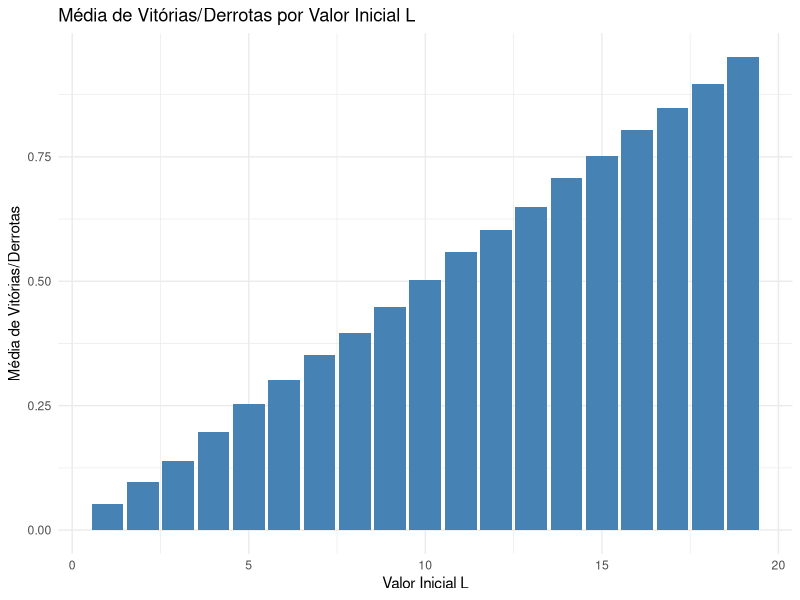
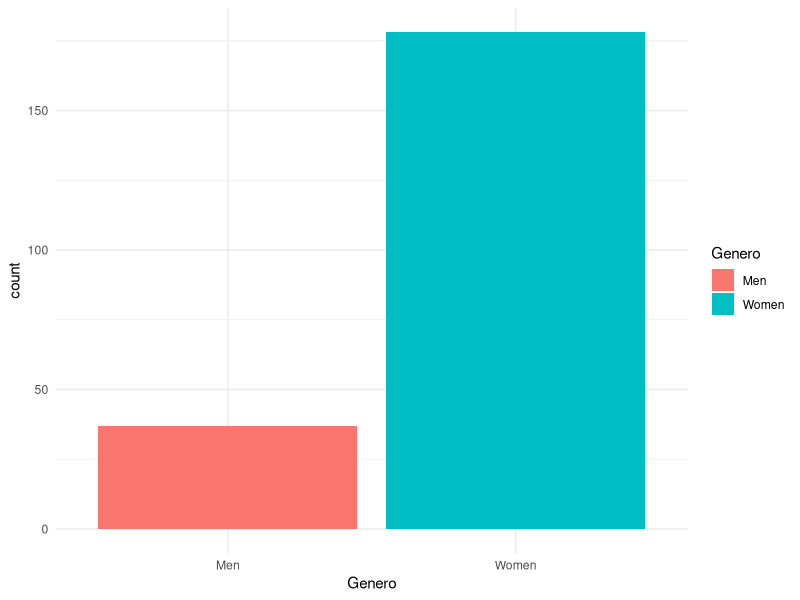

The R script that drew these images, in order:
#--------------------Exercicio1------------------------
#---------------------LetraA--------------------------

a <- (10:30)

#---------------------LetraB-------------------------

b <- (30:10)

#--------------------LetraC--------------------------

c <- c(a,b)


#-------------------Exercicio2-----------------------
#---------------------LetraA-------------------------

vet <- seq(2, 8, by = 2)
vet10 <- rep(vet,10)
vet10

#---------------------LetraB--------------------------

vet11 <- rep(vet, length.out = 41)
vet11

#-------------------Exercicio3------------------------
#---------------------LetraA--------------------------

soma1 <- 0

for (n in 20:30){
  soma1 <- soma1 + ((n**2) + (4*n))  
}
soma1

#---------------------LetraB--------------------------

soma2 <- 0

for (n in 10:20){
  soma2 <- soma2 + (((3**n) / n) + ((2**n) / (n**2)))
}
soma2

#-------------------Exercicio4------------------------

bolas <- sample(1:100, size = 40, replace = TRUE)
bolas

#---------------------LetraA--------------------------

bolasPar <- bolas[bolas %% 2 == 0]
length(bolasPar)

#---------------------LetraB--------------------------

bolasMaiorQue70 <- bolas[bolas > 70]
length(bolasMaiorQue70)

#---------------------LetraC--------------------------

posImpares <- which(bolas %% 2 != 0)
posImpares

#--------------------Exercicio5------------------------

simularArremessos <- function(){
  tentativas <- 0
  nroObservacoes4 <- 0
  
  while(nroObservacoes4 < 2){
    dado <- sample(1:6, 1)
    
    tentativas <- tentativas + 1
    
    if(dado == 4){
      nroObservacoes4 <- nroObservacoes4 + 1
    }
  }
  return(tentativas)
}
qtdade <- simularArremessos()

cat("Foram necessárias", qtdade, "vezes para observar 2 vezes o número 4.")

#--------------------Exercicio6------------------------

quantidades <- c()

for(i in 1:10000){
  quantidades <- c(quantidades,simularArremessos())
}

cat("A média de vezes necessárias para ter duas observações do número 4 é ", mean(quantidades))

#--------------------Exercicio7------------------------

fibonacci <- function(n){
  for(i in 1:n){
    print(fibonacci1(i))
  }
}

fibonacci1 <- function(n){
  if(n == 1 | n == 2){
    return(1);
  }
  else{
    return(fibonacci1(n-2) + fibonacci1(n-1))
  }
}

#--------------------Exercicio8------------------------

amgSecreto <- function() {
  
  participantes <- c("Michael","Dwight","Jim","Kevin","Creed")
  
  sucessos <- 0 
  
  
  for(i in 1:100000){
    
    falha <- 0
    
    embaralha <- sample(x = participantes, replace = FALSE, size = 5)
    sorteio <- sample(x = participantes, replace = FALSE, size = 5)
    
    for(k in 1:5) {
      if(embaralha[k] == sorteio[k]) {
        falha <- falha + 1
      }
    }
    
    if(falha == 0) {
      sucessos <- sucessos + 1
    }
  
  }
  
  cat("Numero de sucessos:",sucessos)
  cat("\nNumero de falhas:",i-sucessos)
  cat("\nProporção de acertos:",((sucessos/i)*100),"%\nProporção de erros:",100-((sucessos/i)*100),"%")
  
}
  
amgSecreto()

#--------------------Exercicio9------------------------  

jogoCraps <- function() {
  
  vitorias <- 0
  derrotas <- 0
  
  for(i in 1:100000) {
    
    dado1 <- sample(x = 1:6, replace = FALSE, size = 2)
    
    if(sum(dado1) == (7 || 11)) {
      vitorias <- vitorias + 1
    } 
    else if(sum(dado1) == (2 || 3 || 12)) {
      derrotas <- derrotas + 1
      vitorias <- vitorias + 0
      
    } else {
      
      while(1) {
        dado2 <- sample(x = 1:6, replace = FALSE, size = 2)
        if(sum(dado2) == 7) {
          derrotas <- derrotas + 1
          vitorias <- vitorias + 0
          break;
        }
        if(sum(dado2) == sum(dado1)) {
          vitorias <- vitorias + 1
          break;
        }
      }
    }
  }
  
  cat("Quantidade de vitórias:",vitorias,"\nProporção de vitórias:",vitorias/i,"\nPorcentagem:",(vitorias/i)*100,"%")
  
  cat("\nQuantidade de derrotas:",derrotas,"\nProporção de derrotas:",derrotas/i,"\nPorcentagem:",(derrotas/i)*100,"%")
  
}

jogoCraps()

#--------------------Exercicio10------------------------ 
#----------------------LetraA---------------------------

lukeSkywalker <- function(L){
  if(L >= 20){
    return(1)
  }
  if(L <= 0){
    return(0)
  }
  
  moeda <- sample(1:2 , 1)
  
  if(moeda == 1){
    return(lukeSkywalker(L-1))
  }
  else{
    return(lukeSkywalker(L+1))
  }
}

#----------------------LetraB---------------------------

StarWars <- function(L){
  vitoriasDerrotas <- c()
  for(i in 1:10000){
    vitoriasDerrotas <- c(vitoriasDerrotas,lukeSkywalker(L))
  }
  return(vitoriasDerrotas)
}

#----------------------LetraC---------------------------
library(ggplot2)

dados <- function(){
  temp <- c()
  for(L in 1:19){
    temp <- c(temp,mean(StarWars(L)))
  }
  return(temp)
}

grafico <- dados()
valoresL <- 1:19  


df <- data.frame(L = valoresL, Media = grafico)


ggplot(df, aes(x = L, y = Media)) +
  geom_col(fill = "steelblue") +
  labs(title = "Média de Vitórias/Derrotas por Valor Inicial L",
       x = "Valor Inicial L",
       y = "Média de Vitórias/Derrotas") +
  theme_minimal()

#--------------------Exercicio11------------------------ 

passos <- c("L", "R", "U", "D")


#--------------------Letra A------------------------ 

caminhoLink <- function(){
  link <- c(0,0)
  for(i in 1:8) {
    zelda <- sample(x = passos, replace = TRUE, size = 1)
    
    if(zelda == "L") {
      link[2] = link[2] - 1
    }
    
    if(zelda == "R") {
      link[2] = link[2] + 1
    }
    
    if(zelda == "U") {
      link[1] = link[1] + 1
    }
    
    if(zelda == "D") {
      link[1] = link[1] - 1
    }
    
    
  }

  return(link)
}

#--------------------Letra B------------------------

countOrigem <- 0
qtd <- 10000

for(i in 1:qtd){
  camLink <- caminhoLink()
  if(camLink[1] == 0 && camLink[2] == 0){
    countOrigem <- countOrigem + 1
  }
}
proporcao <- countOrigem/qtd

#--------------------Letra C------------------------

caminhoLinkNvezes <- function(N){
  link <- c(0,0)
  if(N == 0) return(link)
  for(i in 1:N) {
    zelda <- sample(x = passos, replace = TRUE, size = 1)
    
    if(zelda == "L") {
      link[2] = link[2] - 1
    }
    
    if(zelda == "R") {
      link[2] = link[2] + 1
    }
    
    if(zelda == "U") {
      link[1] = link[1] + 1
    }
    
    if(zelda == "D") {
      link[1] = link[1] - 1
    }
    
    
  }
  return(link)
}

proporcaoLink <- function(N){
  qtd <- 10000
  countOrigem <- 0
  
  for(i in 1:qtd){
    camLink <- caminhoLinkNvezes(N)
    if(camLink[1] == 0 && camLink[2] == 0){
      countOrigem <- countOrigem + 1
    }
  }
  return(countOrigem/qtd)
}

proporcaoLink(0)

#------------------Exercicio12------------------

#------------------Exercicio13------------------

assassinatos <- read.table(file = "dados.txt", header = TRUE, sep = ";")

#--------------------Letra A--------------------

library(ggplot2)

ggplot(data = assassinatos, mapping = aes(x = Genero, fill = Genero))+
  geom_bar()+
  theme_minimal()
